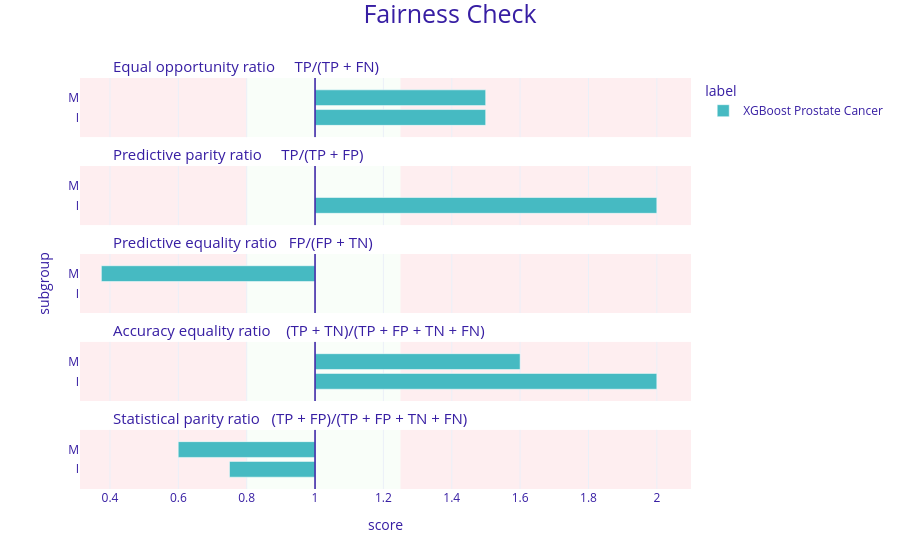

Source (notebook cell):
### Code cell
mf_tree = explainer.model_fairness(
    protected=explainer.data["race"], 
    privileged="C"
)

mf_tree.plot()

### Figure 1 — Plotly figure (JSON) as saved in the notebook; plotly's stock layout.template omitted (floating-point values rounded to 4 significant figures)
{"data": [{"alignmentgroup": "True", "customdata": [["I", 1.499, "XGBoost Prostate Cancer"], ["M", 1.499, "XGBoost Prostate Cancer"]], "hovertemplate": "<b>%{customdata[2]}</b><br>Subgroup: %{customdata[0]}<br>Score: %{customdata[1]}<br><extra></extra>", "legendgroup": "XGBoost Prostate Cancer", "marker": {"color": "#46bac2", "pattern": {"shape": ""}}, "name": "XGBoost Prostate Cancer", "offsetgroup": "XGBoost Prostate Cancer", "orientation": "h", "showlegend": true, "textposition": "auto", "type": "bar", "x": [0.4993, 0.4993], "xaxis": "x5", "y": [0.3333, 0.6667], "yaxis": "y5"}, {"alignmentgroup": "True", "customdata": [["I", 2, "XGBoost Prostate Cancer"], ["M", 1, "XGBoost Prostate Cancer"]], "hovertemplate": "<b>%{customdata[2]}</b><br>Subgroup: %{customdata[0]}<br>Score: %{customdata[1]}<br><extra></extra>", "legendgroup": "XGBoost Prostate Cancer", "marker": {"color": "#46bac2", "pattern": {"shape": ""}}, "name": "XGBoost Prostate Cancer", "offsetgroup": "XGBoost Prostate Cancer", "orientation": "h", "showlegend": false, "textposition": "auto", "type": "bar", "x": [1, 0], "xaxis": "x4", "y": [0.3333, 0.6667], "yaxis": "y4"}, {"alignmentgroup": "True", "customdata": [["I", null, "XGBoost Prostate Cancer"], ["M", 0.375, "XGBoost Prostate Cancer"]], "hovertemplate": "<b>%{customdata[2]}</b><br>Subgroup: %{customdata[0]}<br>Score: %{customdata[1]}<br><extra></extra>", "legendgroup": "XGBoost Prostate Cancer", "marker": {"color": "#46bac2", "pattern": {"shape": ""}}, "name": "XGBoost Prostate Cancer", "offsetgroup": "XGBoost Prostate Cancer", "orientation": "h", "showlegend": false, "textposition": "auto", "type": "bar", "x": [null, -0.6252], "xaxis": "x3", "y": [0.3333, 0.6667], "yaxis": "y3"}, {"alignmentgroup": "True", "customdata": [["I", 2, "XGBoost Prostate Cancer"], ["M", 1.6, "XGBoost Prostate Cancer"]], "hovertemplate": "<b>%{customdata[2]}</b><br>Subgroup: %{customdata[0]}<br>Score: %{customdata[1]}<br><extra></extra>", "legendgroup": "XGBoost Prostate Cancer", "marker": {"color": "#46bac2", "pattern": {"shape": ""}}, "name": "XGBoost Prostate Cancer", "offsetgroup": "XGBoost Prostate Cancer", "orientation": "h", "showlegend": false, "textposition": "auto", "type": "bar", "x": [1, 0.6], "xaxis": "x2", "y": [0.3333, 0.6667], "yaxis": "y2"}, {"alignmentgroup": "True", "customdata": [["I", 0.75, "XGBoost Prostate Cancer"], ["M", 0.6, "XGBoost Prostate Cancer"]], "hovertemplate": "<b>%{customdata[2]}</b><br>Subgroup: %{customdata[0]}<br>Score: %{customdata[1]}<br><extra></extra>", "legendgroup": "XGBoost Prostate Cancer", "marker": {"color": "#46bac2", "pattern": {"shape": ""}}, "name": "XGBoost Prostate Cancer", "offsetgroup": "XGBoost Prostate Cancer", "orientation": "h", "showlegend": false, "textposition": "auto", "type": "bar", "x": [-0.2504, -0.4003], "xaxis": "x", "y": [0.3333, 0.6667], "yaxis": "y"}], "layout": {"annotations": [{"font": {"size": 15}, "showarrow": false, "text": "Statistical parity ratio   (TP + FP)/(TP + FP + TN + FN)", "x": 0.05, "xanchor": "left", "xref": "paper", "y": 0.144, "yanchor": "bottom", "yref": "paper"}, {"font": {"size": 15}, "showarrow": false, "text": "Accuracy equality ratio    (TP + TN)/(TP + FP + TN + FN)", "x": 0.05, "xanchor": "left", "xref": "paper", "y": 0.358, "yanchor": "bottom", "yref": "paper"}, {"font": {"size": 15}, "showarrow": false, "text": "Predictive equality ratio   FP/(FP + TN)", "x": 0.05, "xanchor": "left", "xref": "paper", "y": 0.572, "yanchor": "bottom", "yref": "paper"}, {"font": {"size": 15}, "showarrow": false, "text": "Predictive parity ratio     TP/(TP + FP)", "x": 0.05, "xanchor": "left", "xref": "paper", "y": 0.786, "yanchor": "bottom", "yref": "paper"}, {"font": {"size": 15}, "showarrow": false, "text": "Equal opportunity ratio     TP/(TP + FN)", "x": 0.05, "xanchor": "left", "xref": "paper", "y": 1, "yanchor": "bottom", "yref": "paper"}], "barmode": "group", "font": {"color": "#371ea3"}, "legend": {"title": {"text": "label"}, "tracegroupgap": 0}, "margin": {"b": 71, "r": 30, "t": 78}, "shapes": [{"fillcolor": "#f05a71", "layer": "below", "line": {"width": 0}, "opacity": 0.1, "type": "rect", "x0": 0.25, "x1": 1.1, "xref": "x", "y0": 0, "y1": 1, "yref": "y"}, {"fillcolor": "#f05a71", "layer": "below", "line": {"width": 0}, "opacity": 0.1, "type": "rect", "x0": -0.6877, "x1": -0.2, "xref": "x", "y0": 0, "y1": 1, "yref": "y"}, {"fillcolor": "#c7f5bf", "layer": "below", "line": {"width": 0}, "opacity": 0.1, "type": "rect", "x0": -0.2, "x1": 0.25, "xref": "x", "y0": 0, "y1": 1, "yref": "y"}, {"line": {"color": "#371ea3", "width": 1.5}, "type": "line", "x0": 0, "x1": 0, "xref": "x", "y0": 0, "y1": 1, "yref": "y"}, {"fillcolor": "#f05a71", "layer": "below", "line": {"width": 0}, "opacity": 0.1, "type": "rect", "x0": 0.25, "x1": 1.1, "xref": "x", "y0": 0, "y1": 1, "yref": "y2"}, {"fillcolor": "#f05a71", "layer": "below", "line": {"width": 0}, "opacity": 0.1, "type": "rect", "x0": -0.6877, "x1": -0.2, "xref": "x", "y0": 0, "y1": 1, "yref": "y2"}, {"fillcolor": "#c7f5bf", "layer": "below", "line": {"width": 0}, "opacity": 0.1, "type": "rect", "x0": -0.2, "x1": 0.25, "xref": "x", "y0": 0, "y1": 1, "yref": "y2"}, {"line": {"color": "#371ea3", "width": 1.5}, "type": "line", "x0": 0, "x1": 0, "xref": "x", "y0": 0, "y1": 1, "yref": "y2"}, {"fillcolor": "#f05a71", "layer": "below", "line": {"width": 0}, "opacity": 0.1, "type": "rect", "x0": 0.25, "x1": 1.1, "xref": "x", "y0": 0, "y1": 1, "yref": "y3"}, {"fillcolor": "#f05a71", "layer": "below", "line": {"width": 0}, "opacity": 0.1, "type": "rect", "x0": -0.6877, "x1": -0.2, "xref": "x", "y0": 0, "y1": 1, "yref": "y3"}, {"fillcolor": "#c7f5bf", "layer": "below", "line": {"width": 0}, "opacity": 0.1, "type": "rect", "x0": -0.2, "x1": 0.25, "xref": "x", "y0": 0, "y1": 1, "yref": "y3"}, {"line": {"color": "#371ea3", "width": 1.5}, "type": "line", "x0": 0, "x1": 0, "xref": "x", "y0": 0, "y1": 1, "yref": "y3"}, {"fillcolor": "#f05a71", "layer": "below", "line": {"width": 0}, "opacity": 0.1, "type": "rect", "x0": 0.25, "x1": 1.1, "xref": "x", "y0": 0, "y1": 1, "yref": "y4"}, {"fillcolor": "#f05a71", "layer": "below", "line": {"width": 0}, "opacity": 0.1, "type": "rect", "x0": -0.6877, "x1": -0.2, "xref": "x", "y0": 0, "y1": 1, "yref": "y4"}, {"fillcolor": "#c7f5bf", "layer": "below", "line": {"width": 0}, "opacity": 0.1, "type": "rect", "x0": -0.2, "x1": 0.25, "xref": "x", "y0": 0, "y1": 1, "yref": "y4"}, {"line": {"color": "#371ea3", "width": 1.5}, "type": "line", "x0": 0, "x1": 0, "xref": "x", "y0": 0, "y1": 1, "yref": "y4"}, {"fillcolor": "#f05a71", "layer": "below", "line": {"width": 0}, "opacity": 0.1, "type": "rect", "x0": 0.25, "x1": 1.1, "xref": "x", "y0": 0, "y1": 1, "yref": "y5"}, {"fillcolor": "#f05a71", "layer": "below", "line": {"width": 0}, "opacity": 0.1, "type": "rect", "x0": -0.6877, "x1": -0.2, "xref": "x", "y0": 0, "y1": 1, "yref": "y5"}, {"fillcolor": "#c7f5bf", "layer": "below", "line": {"width": 0}, "opacity": 0.1, "type": "rect", "x0": -0.2, "x1": 0.25, "xref": "x", "y0": 0, "y1": 1, "yref": "y5"}, {"line": {"color": "#371ea3", "width": 1.5}, "type": "line", "x0": 0, "x1": 0, "xref": "x", "y0": 0, "y1": 1, "yref": "y5"}], "title": {"font": {"size": 25}, "text": "Fairness Check", "x": 0.5, "y": 0.99}, "xaxis": {"anchor": "y", "domain": [0, 1], "range": [-0.6877, 1.1], "ticktext": [0.2, 0.4, 0.6, 0.8, 1, 1.2, 1.4, 1.6, 1.8, 2, 1], "tickvals": [-0.8, -0.6, -0.4, -0.2, 0, 0.2, 0.4, 0.6, 0.8, 1, 0], "title": {"text": "score"}}, "xaxis2": {"anchor": "y2", "domain": [0, 1], "matches": "x", "range": [-0.6877, 1.1], "showticklabels": false, "ticktext": [0.2, 0.4, 0.6, 0.8, 1, 1.2, 1.4, 1.6, 1.8, 2, 1], "tickvals": [-0.8, -0.6, -0.4, -0.2, 0, 0.2, 0.4, 0.6, 0.8, 1, 0]}, "xaxis3": {"anchor": "y3", "domain": [0, 1], "matches": "x", "range": [-0.6877, 1.1], "showticklabels": false, "ticktext": [0.2, 0.4, 0.6, 0.8, 1, 1.2, 1.4, 1.6, 1.8, 2, 1], "tickvals": [-0.8, -0.6, -0.4, -0.2, 0, 0.2, 0.4, 0.6, 0.8, 1, 0]}, "xaxis4": {"anchor": "y4", "domain": [0, 1], "matches": "x", "range": [-0.6877, 1.1], "showticklabels": false, "ticktext": [0.2, 0.4, 0.6, 0.8, 1, 1.2, 1.4, 1.6, 1.8, 2, 1], "tickvals": [-0.8, -0.6, -0.4, -0.2, 0, 0.2, 0.4, 0.6, 0.8, 1, 0]}, "xaxis5": {"anchor": "y5", "domain": [0, 1], "matches": "x", "range": [-0.6877, 1.1], "showticklabels": false, "ticktext": [0.2, 0.4, 0.6, 0.8, 1, 1.2, 1.4, 1.6, 1.8, 2, 1], "tickvals": [-0.8, -0.6, -0.4, -0.2, 0, 0.2, 0.4, 0.6, 0.8, 1, 0]}, "yaxis": {"anchor": "x", "domain": [0, 0.144], "range": [0, 1], "showgrid": false, "ticktext": ["I", "M"], "tickvals": [0.3333, 0.6667], "title": {"text": ""}, "zeroline": false}, "yaxis2": {"anchor": "x2", "domain": [0.214, 0.358], "matches": "y", "range": [0, 1], "showgrid": false, "ticktext": ["I", "M"], "tickvals": [0.3333, 0.6667], "title": {"text": ""}, "zeroline": false}, "yaxis3": {"anchor": "x3", "domain": [0.428, 0.572], "matches": "y", "range": [0, 1], "showgrid": false, "ticktext": ["I", "M"], "tickvals": [0.3333, 0.6667], "title": {"text": "subgroup"}, "zeroline": false}, "yaxis4": {"anchor": "x4", "domain": [0.642, 0.786], "matches": "y", "range": [0, 1], "showgrid": false, "ticktext": ["I", "M"], "tickvals": [0.3333, 0.6667], "title": {"text": ""}, "zeroline": false}, "yaxis5": {"anchor": "x5", "domain": [0.856, 1], "matches": "y", "range": [0, 1], "showgrid": false, "ticktext": ["I", "M"], "tickvals": [0.3333, 0.6667], "title": {"text": ""}, "zeroline": false}}}
